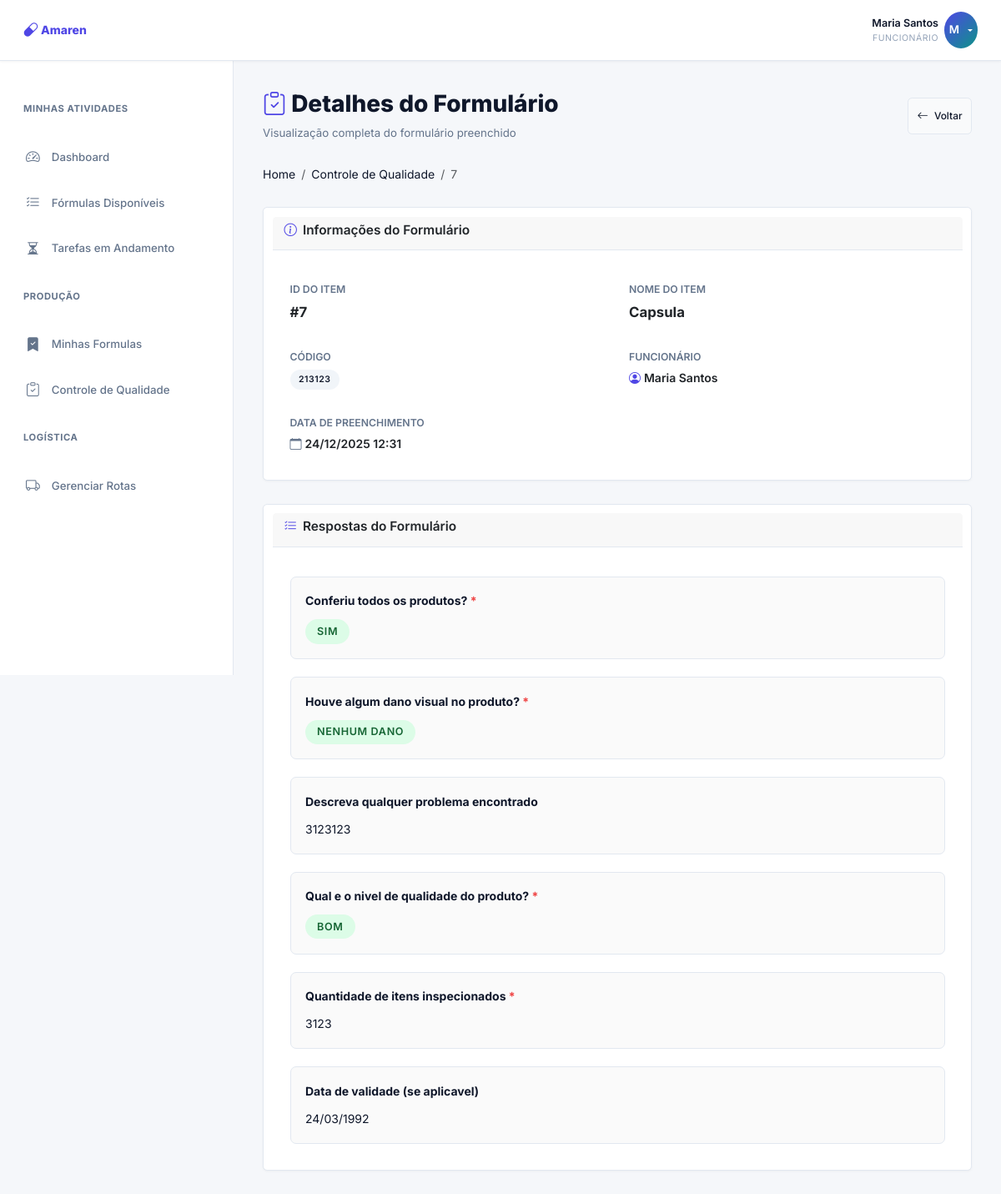
/dashboard/controle-qualidade/7/ (signed in), run on the app's committed database.
### core/models.py (models this page shows, shortened)
class HistoricoControleQualidade(models.Model):
    id_controle = models.CharField(max_length=100, null=True, blank=True, help_text="ID ou referência do item (preenchido pelo funcionário)")
    nome_item = models.CharField(max_length=200, null=True, blank=True, help_text="Nome do item/produto sendo inspecionado")
    codigo_item = models.CharField(max_length=100, blank=True, help_text="Código do item (opcional)")
    funcionario = models.ForeignKey(User, on_delete=models.CASCADE, related_name='formularios_controle_qualidade')
    pontuacao = models.DecimalField(max_digits=10, decimal_places=2, null=True, blank=True, help_text="Pontuação obtida no formulário")
    preenchido_em = models.DateTimeField(auto_now_add=True)
    atualizado_em = models.DateTimeField(auto_now=True)
    class Meta:
        ordering = ['-preenchido_em']
        verbose_name = 'Formulário de Controle de Qualidade'
        verbose_name_plural = 'Formulários de Controle de Qualidade'

class RespostaControleQualidade(models.Model):
    historico_controle = models.ForeignKey(HistoricoControleQualidade, on_delete=models.CASCADE, related_name='respostas')
    pergunta = models.ForeignKey(ControlePergunta, on_delete=models.CASCADE)
    resposta_texto = models.TextField(blank=True, help_text="Para respostas de texto ou textarea")
    resposta_opcao = models.ForeignKey(ControlePerguntaOpcao, on_delete=models.SET_NULL, null=True, blank=True, help_text="Para respostas de checkbox ou seleção")
    preenchido_em = models.DateTimeField(auto_now_add=True)
    class Meta:
        ordering = ['pergunta__ordem', 'pergunta__id']
        verbose_name = 'Resposta de Controle de Qualidade'
        verbose_name_plural = 'Respostas de Controle de Qualidade'
        unique_together = ['historico_controle', 'pergunta']

class ControlePergunta(models.Model):
    TIPO_CAMPO_CHOICES = [
        ('texto', 'Texto Simples'),
        ('textarea', 'Texto Longo'),
        ('checkbox', 'Sim/Não'),
        ('selecao', 'Seleção Múltipla'),
        ('numero', 'Número'),
    ]
    pergunta = models.CharField(max_length=500, help_text="Ex: Conferiu os produtos?")
    tipo_campo = models.CharField(max_length=20, choices=TIPO_CAMPO_CHOICES, default='texto')
    descricao = models.TextField(blank=True, help_text="Descrição adicional ou instruções")
    ativo = models.BooleanField(default=True)
    ordem = models.IntegerField(default=0, help_text="Ordem de apresentação das perguntas")
    obrigatorio = models.BooleanField(default=True, help_text="Se a resposta é obrigatória")
    criado_em = models.DateTimeField(auto_now_add=True)
    atualizado_em = models.DateTimeField(auto_now=True)
    class Meta:
        ordering = ['ordem', 'id']
        verbose_name = 'Pergunta de Controle de Qualidade'
        verbose_name_plural = 'Perguntas de Controle de Qualidade'

class ControlePerguntaOpcao(models.Model):
    pergunta = models.ForeignKey(ControlePergunta, on_delete=models.CASCADE, related_name='opcoes')
    texto_opcao = models.CharField(max_length=200)
    ordem = models.IntegerField(default=0)
    criado_em = models.DateTimeField(auto_now_add=True)
    class Meta:
        ordering = ['ordem', 'id']
        verbose_name = 'Opção de Pergunta'
        verbose_name_plural = 'Opções de Pergunta'

### dashboard/views.py (the view)
# urls.py: path('controle-qualidade/<int:formulario_id>/', views.controle_qualidade_detalhe, name='controle_qualidade_detalhe'),
@login_required
def controle_qualidade_detalhe(request, formulario_id):
    formulario = get_object_or_404(
        HistoricoControleQualidade.objects.prefetch_related(
            'respostas',
            'respostas__pergunta'
        ),
        id=formulario_id
    )
    is_gerente = request.user.groups.filter(name__in=['Gerente', 'Superadmin']).exists() or request.user.is_superuser
    if not (request.user == formulario.funcionario or is_gerente):
        messages.error(request, 'Acesso negado')
        return redirect('dashboard:controle_qualidade')
    context = {
        'formulario': formulario,
    }
    return render(request, 'dashboard/controle_qualidade_detalhe.html', context)

### templates/dashboard/controle_qualidade_detalhe.html (shortened to what this page needs)
{% extends 'base.html' %}
{% block content %}
<div style="margin-bottom: 2rem; display: flex; justify-content: space-between; align-items: center;">
    <div>
        <h1 style="font-size: 2rem; font-weight: 800; margin: 0;">
            <i class="bi bi-clipboard-check" style="color: #4f46e5;"></i>
            Detalhes do Formulário
        </h1>
        <p style="color: #64748b; margin: 0.5rem 0 0 0; font-size: 0.95rem;">
            Visualização completa do formulário preenchido
        </p>
    </div>
    <a href="{% url 'dashboard:controle_qualidade' %}" class="btn btn-secondary">
        <i class="bi bi-arrow-left"></i> Voltar
    </a>
</div>
<nav aria-label="breadcrumb" style="margin-bottom: 2rem;">
    <ol class="breadcrumb" style="margin-bottom: 0;">
        <li class="breadcrumb-item">
            <a href="{% url 'dashboard:home' %}">Home</a>
        </li>
        <li class="breadcrumb-item">
            <a href="{% url 'dashboard:controle_qualidade' %}">Controle de Qualidade</a>
        </li>
        <li class="breadcrumb-item active" aria-current="page">
            {{ formulario.id_controle }}
        </li>
    </ol>
</nav>
<div class="card" style="margin-bottom: 2rem;">
    <div class="card-header" style="border-bottom: 1px solid #e2e8f0;">
        <h3 class="card-title" style="margin: 0;">
            <i class="bi bi-info-circle" style="color: #4f46e5;"></i>
            Informações do Formulário
        </h3>
    </div>
    <div style="padding: 1.5rem;">
        <div style="display: grid; grid-template-columns: repeat(auto-fit, minmax(250px, 1fr)); gap: 2rem;">
            <div>
                <small style="color: #64748b; font-weight: 600;">ID DO ITEM</small>
                <div style="font-size: 1.2rem; font-weight: 700; margin-top: 0.25rem;">
                    #{{ formulario.id_controle }}
                </div>
            </div>
            <div>
                <small style="color: #64748b; font-weight: 600;">NOME DO ITEM</small>
                <div style="font-size: 1.2rem; font-weight: 700; margin-top: 0.25rem;">
                    {{ formulario.nome_item }}
                </div>
            </div>
            <div>
                <small style="color: #64748b; font-weight: 600;">CÓDIGO</small>
                <div style="margin-top: 0.25rem;">
                    {% if formulario.codigo_item %}
                        <span class="badge" style="background: #f1f5f9; color: #0f172a;">
                            {{ formulario.codigo_item }}
                        </span>
                    {% else %}
                        <span style="color: #94a3b8;">-</span>
                    {% endif %}
                </div>
            </div>
            <div>
                <small style="color: #64748b; font-weight: 600;">FUNCIONÁRIO</small>
                <div style="margin-top: 0.25rem;">
                    <i class="bi bi-person-circle" style="color: #4f46e5;"></i>
                    <span style="font-weight: 600;">
                        {{ formulario.funcionario.get_full_name|default:formulario.funcionario.username }}
                    </span>
                </div>
            </div>
            <div>
                <small style="color: #64748b; font-weight: 600;">DATA DE PREENCHIMENTO</small>
                <div style="margin-top: 0.25rem;">
                    <i class="bi bi-calendar" style="color: #64748b;"></i>
                    <span style="font-weight: 600;">
                        {{ formulario.preenchido_em|date:"d/m/Y H:i" }}
                    </span>
                </div>
            </div>
        </div>
    </div>
</div>
<div class="card">
    <div class="card-header" style="border-bottom: 1px solid #e2e8f0;">
        <h3 class="card-title" style="margin: 0;">
            <i class="bi bi-list-check" style="color: #4f46e5;"></i>
            Respostas do Formulário
        </h3>
    </div>
    <div style="padding: 1.5rem;">
        {% if formulario.respostas.all %}
            <div style="display: flex; flex-direction: column; gap: 1.5rem;">
                {% for resposta in formulario.respostas.all %}
                <div style="border: 1px solid #e2e8f0; border-radius: 0.5rem; padding: 1.25rem; background: #fafafa;">
                    <div style="font-weight: 700; color: #0f172a; margin-bottom: 0.75rem;">
                        {{ resposta.pergunta.pergunta }}
                        {% if resposta.pergunta.obrigatorio %}
                            <span style="color: #ef4444;">*</span>
                        {% endif %}
                    </div>
                    <div>
                        {% if resposta.resposta_opcao %}
                            <span class="badge" style="background: #dcfce7; color: #166534; padding: 0.6rem 1rem; font-size: 0.9rem;">
                                {{ resposta.resposta_opcao.texto_opcao }}
                            </span>
                        {% endif %}
                        {% if resposta.resposta_texto %}
                            <div style="margin-top: 0.5rem; color: #0f172a;">
                                {{ resposta.resposta_texto }}
                            </div>
                        {% endif %}
                    </div>
                </div>
                {% endfor %}
            </div>
        {% endif %}
    </div>
</div>
{% endblock %}

### templates/base.html (shortened to what this page needs)
{% load static %}
<!DOCTYPE html>
<html lang="pt-BR">
<head>
    <link href="https://cdn.jsdelivr.net/npm/bootstrap@5.3.0/dist/css/bootstrap.min.css" rel="stylesheet">
    <link rel="stylesheet" href="https://cdn.jsdelivr.net/npm/bootstrap-icons@1.11.0/font/bootstrap-icons.css">
    <link rel="stylesheet" href="{% static 'css/style.css' %}">
</head>
<body>
    {% if user.is_authenticated %}
        <nav class="navbar">
            <div class="navbar-brand">
                <i class="bi bi-capsule"></i> Amaren
            </div>
            <div class="user-menu">
                <div class="user-info">
                    <div class="user-name">{{ user.get_full_name|default:user.username }}</div>
                    <div class="user-role">
                        {% if user.is_superuser %}Admin
                        {% elif user.groups.all %}{{ user.groups.all|first }}
                        {% else %}Funcionário{% endif %}
                    </div>
                </div>
                <div class="dropdown">
                    <button class="user-avatar dropdown-toggle" data-dropdown="user-menu" title="Menu do usuário">
                        {{ user.first_name|first|upper }}
                    </button>
                </div>
            </div>
        </nav>
        <div class="layout">
            {% if user.is_superuser or user.groups.all.0.name == 'Superadmin' or user.groups.all.0.name == 'Gerente' %}
                <aside class="sidebar">
                    {% include 'includes/sidebar_gerente_admin.html' %}
                </aside>
            {% elif user.groups.all.0.name == 'Funcionário' %}
                <aside class="sidebar">
                    {% include 'includes/sidebar_funcionario.html' %}
                </aside>
            {% endif %}
            <main class="main-content">
                {% block content %}{% endblock %}
            </main>
        </div>
    {% else %}
        {% block login_content %}{% endblock %}
    {% endif %}
</body>
</html>

### data on the page
HistoricoControleQualidade: id_controle "7", nome_item "Capsula", codigo_item "213123", funcionario.get_full_name "Maria Santos", preenchido_em "24/12/2025 12:31"
RespostaControleQualidade: pergunta.pergunta "Conferiu todos os produtos?", resposta_opcao.texto_opcao "SIM"
RespostaControleQualidade: pergunta.pergunta "Houve algum dano visual no produto?", resposta_opcao.texto_opcao "NENHUM DANO"
RespostaControleQualidade: pergunta.pergunta "Descreva qualquer problema encontrado", resposta_texto "3123123"
RespostaControleQualidade: pergunta.pergunta "Qual e o nivel de qualidade do produto?", resposta_opcao.texto_opcao "BOM"
RespostaControleQualidade: pergunta.pergunta "Quantidade de itens inspecionados", resposta_texto "3123"
RespostaControleQualidade: pergunta.pergunta "Data de validade (se aplicavel)", resposta_texto "24/03/1992"

### other printed values
{{ user.get_full_name|default:user.username }} "Maria Santos"
{{ user.groups.all|first }} "FUNCIONÁRIO"
{{ user.first_name|first|upper }} "M"
